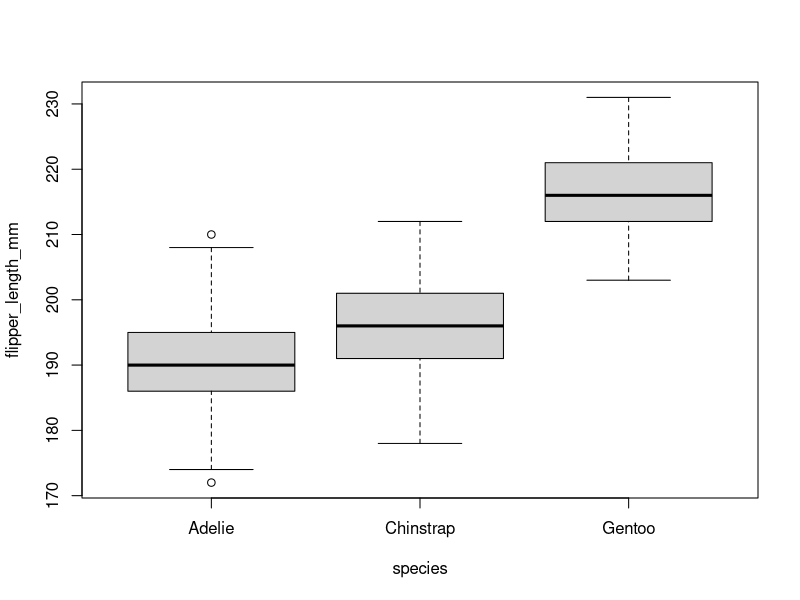
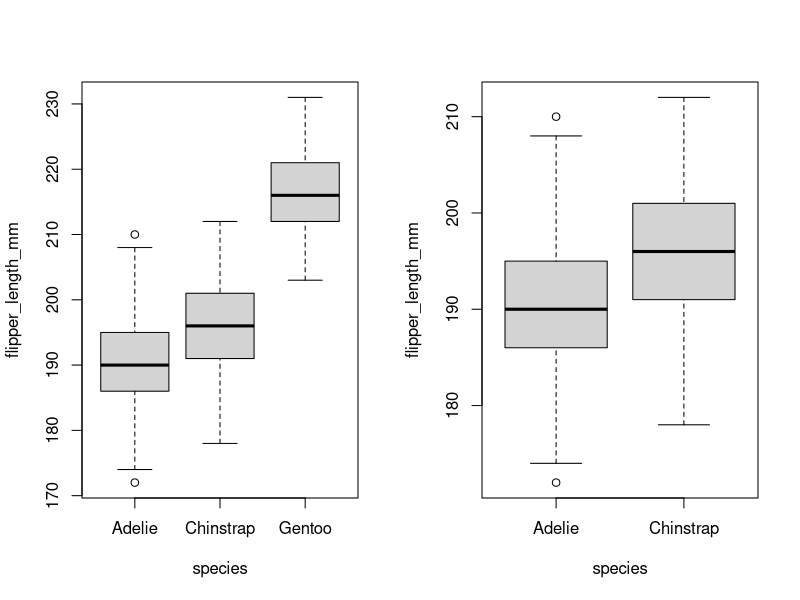
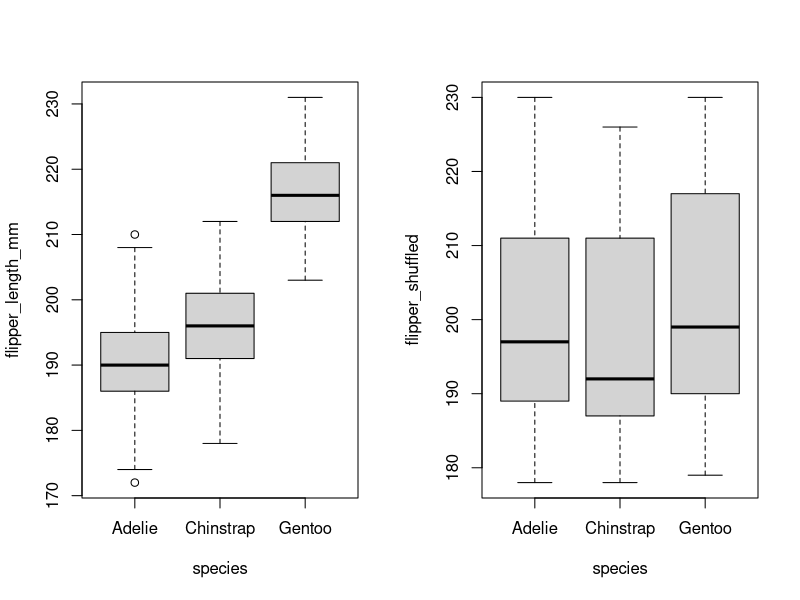
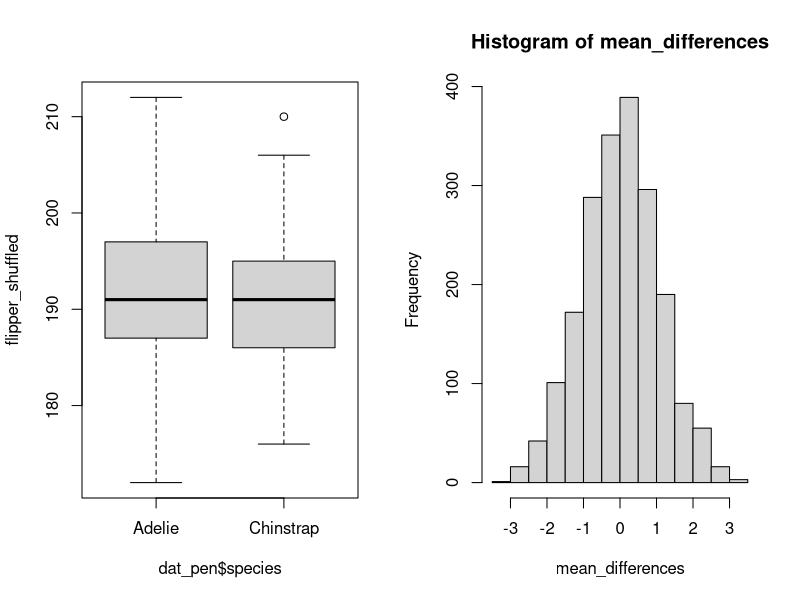
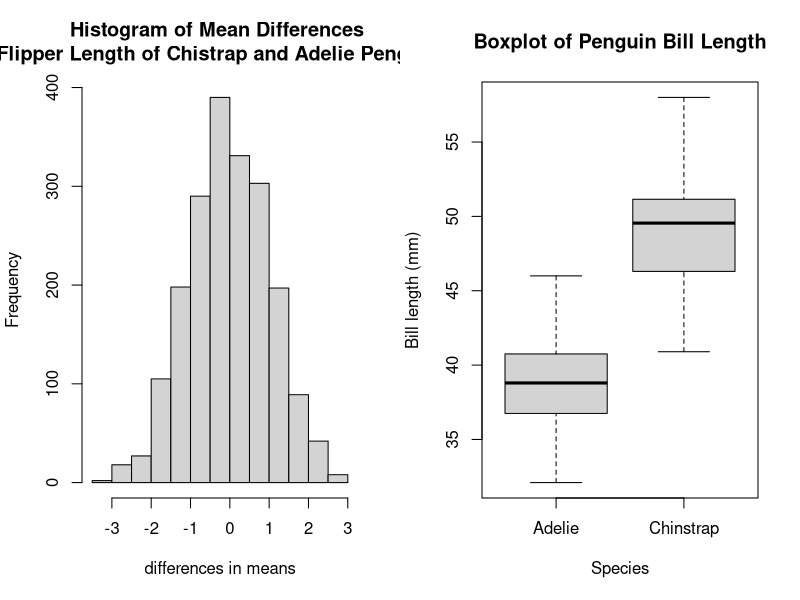
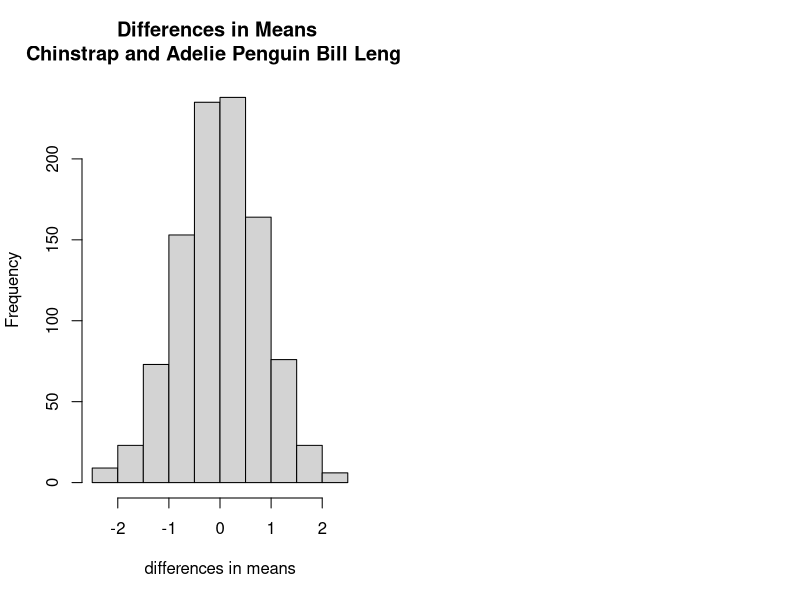

Here is the R script that generated these plots, in order:
## ---- chunk 1

#R function to calculate standard error of the mean

sse_mean = function(x)
{
  sse = sd(x, na.rm = TRUE) / sqrt(length(!is.na(x)))
  return(sse)
}        

require(palmerpenguins)
sse_mean(penguins$bill_depth_mm)

#not same result 0.1067846, play with later to tweak it further. 

boxplot(flipper_length_mm ~ species, data = penguins)

dat_pen = droplevels(subset(penguins, species != "Gentoo"))
par(mfrow = c(1,2))
boxplot(flipper_length_mm ~ species, data = penguins)
boxplot(flipper_length_mm ~ species, data = dat_pen)

# for reproducibility

set.seed(123)

flipper_shuffled = sample(penguins$flipper_length_mm, replace = TRUE)
par(mfrow = c(1, 2))
boxplot(flipper_length_mm ~ species, data = penguins)
boxplot(flipper_shuffled ~ penguins$species, xlab = "species")

#great way to simulate a null distribution Monte Carlo resampling (the above for replacing)

#bootstrap resampling - samples entire rows of data, shuffles rows with replacement but does not shuffle the values in columns.

t.test(dat_pen$flipper_length_mm ~ dat_pen$species)

#reset the random number generator state for reproducibility
set.seed(1)
flipper_shuffled = sample(dat_pen$flipper_length_mm)

boxplot(flipper_shuffled ~ dat_pen$species)

t_test_1 = t.test(flipper_shuffled ~ dat_pen$species)
t_test_1

t_test = t.test(dat_pen$flipper_length_mm ~ dat_pen$species)
t_test

t_test$estimate

diff_observed = round(diff(t_test$estimate), digits = 3)
print(diff_observed, digits = 3)

agg_means = aggregate(
  flipper_length_mm ~ species,
  data = dat_pen, 
  FUN = mean, 
  na.rm = TRUE)
diff_observed = diff(agg_means[, 2])

agg_means
diff_observed

table(dat_pen$species)

n_1 = 68
n_2 = 152

dat_1 = sample(dat_pen$flipper_length_mm, n_1, replace = TRUE)
dat_2 = sample(dat_pen$flipper_length_mm, n_2, replace = TRUE)

diff_simulated = 
  mean(dat_1, na.rm = TRUE) - mean(dat_2, na.rm = TRUE)

print(c(observed = diff_observed, simulated = diff_simulated))

two_group_resample = function(x, n_1, n_2)
{
  dat_1 = sample(x, n_1, replace = TRUE)
  dat_2 = sample(x, n_2, replace = TRUE)

  diff_simulated = 
    mean(dat_1, na.rm = TRUE) - mean(dat_2, na.rm = TRUE)
}

set.seed(54321)
print(two_group_resample(dat_pen$flipper_length_mm, 68, 152))

n = 2000
mean_differences = c()
for (i in 1:n)
{
  mean_differences = c(
    mean_differences, 
    two_group_resample(dat_pen$flipper_length_mm, 68, 152)
  )
}
hist(mean_differences)
  
sum(abs(mean_differences) >= diff_observed)

t_test = t.test(flipper_shuffled ~ dat_pen$species)

str(t_test)

t_test$estimate
## ---- chunk 2
rm(list = ls())

sse_mean = function(x)
{
  sse = sd(x, na.rm = TRUE) / sqrt(length(na.omit(x)))
  return(sse)
}        

require(palmerpenguins)

sse_mean(penguins$body_mass_g)
sse_mean(mtcars$mpg)
## ---- chunk 3
dat_pen = droplevels(subset(penguins, species != "Gentoo"))

x = dat_pen$flipper_length_mm
n_1 = 68
n_2 = 152

two_group_resample = function(x, n_1, n_2)
{ 
  dat_1 = sample(x, n_1, replace = TRUE)
  dat_2 = sample(x, n_2, replace = TRUE)

  difference_in_means = 
    mean(dat_1, na.rm = TRUE) - mean(dat_2, na.rm = TRUE)
  
  return(difference_in_means)
}

## ---- chunk 4
n = 2000
mean_differences = c()
for (i in 1:n)
{
  mean_differences = c(
    mean_differences, 
    two_group_resample(dat_pen$flipper_length_mm, 68, 152))
}

hist(mean_differences, 
     main = "Histogram of Mean Differences \n Flipper Length of Chistrap and Adelie Penguins",
     xlab = "differences in means")

## ---- chunk 5

sum(abs(mean_differences > 5.8)) 

#or 

t_test = t.test(dat_pen$flipper_length_mm ~ dat_pen$species)
diff_observed = round(diff(t_test$estimate), digits = 3)
sum(abs(mean_differences > diff_observed)) 

## ---- chunk 6
# use aggregate to calculate group means and difference in means

agg_means = aggregate(
  bill_length_mm ~ species,
  data = dat_pen, 
  FUN = mean, 
  na.rm = TRUE)
diff_crit = diff(agg_means[, 2])

agg_means
diff_crit
## ---- chunk 7
# Conduct a t-test and observe the p-value

t_test_bill = t.test(dat_pen$bill_length_mm ~ dat_pen$species)
t_test_bill

## ---- chunk 8
#resampling test with 1000 repetitions using two_group_resample
n = 1000 
mean_differences_bill = c()
for (i in 1:n)
{
  mean_differences_bill = c(
    mean_differences_bill, 
    two_group_resample(dat_pen$bill_length_mm, 68, 152))
}
## ---- chunk 9
boxplot(bill_length_mm ~ species, data = dat_pen,
        main = "Boxplot of Penguin Bill Length",
        xlab = "Species", ylab = "Bill length (mm)")
## ---- chunk 10

sum(abs(mean_differences_bill > diff_crit)) 

## ---- chunk 11

hist(mean_differences_bill, 
     main = "Differences in Means \n Chinstrap and Adelie Penguin Bill Length",
     xlab = "differences in means")

